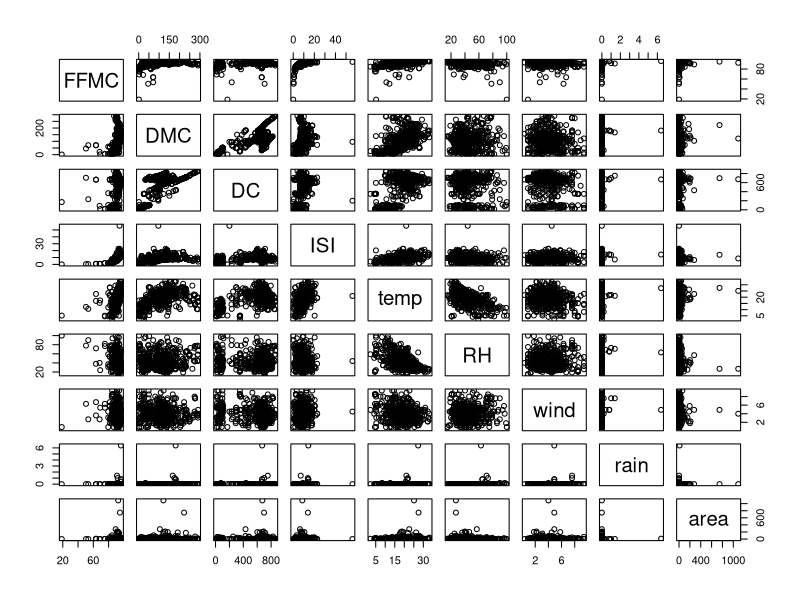

This chart was generated by the following R code:
## Regression을 통해 fireforest area 예측
## Multiple Linear Regression

forestfire <- read.csv("forestfires.csv", stringsAsFactors = TRUE)

## A correlation matrix provides a quick overview of how the independent variables are related to the dependent variable
cor(forestfire)

## It can also be helpful to visualize the relationships among numeric features by using a scatterplot matrix
pairs(forestfire)

## training a model on the data

## lm : Linear Model
## forestfire 데이터의 attribute인 area 와 나머지 attributes 를 training
forestfire_model <- lm(area~., data = forestfire)

forestfire_model

summary(forestfire_model)
